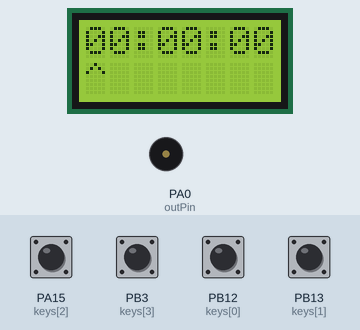
Simulated run of this sketch. Board: STM32 Blue Pill. On the bench: 8×2 character LCD, buzzer (waves = sounding). The test bench sets the inputs (shaded band); at power-on: PA15 (keys[2]), PB3 (keys[3]), PB12 (keys[0]), PB13 (keys[1]) LOW. What the sketch prints to the serial monitor is not drawn.

Above: at 1.2 s.
1.3 s: PB12 (keys[0]) pulled HIGH for 0.15 s
At 3.1 s:
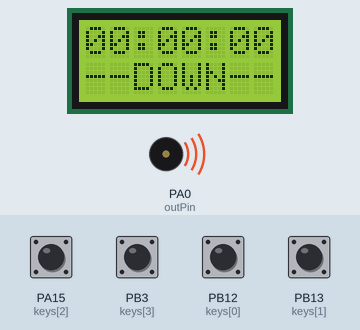
3.5 s: PB12 (keys[0]) pulled HIGH for 1 s
At 5.1 s:
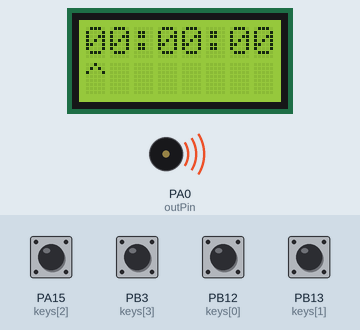
6.0 s: PA15 (keys[2]) pulled HIGH for 0.15 s
At 7.0 s:
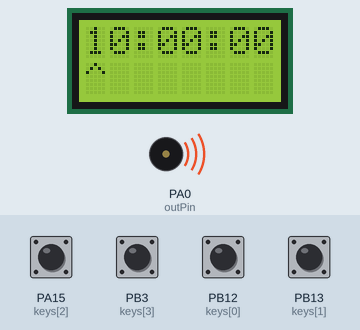
7.6 s: PB13 (keys[1]) pulled HIGH for 0.15 s
At 8.2 s:
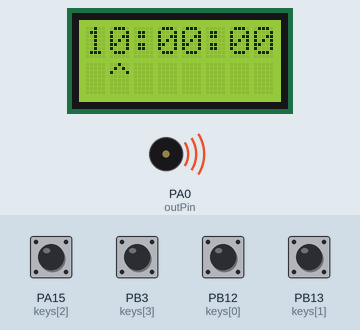
9.2 s: PB3 (keys[3]) pulled HIGH for 0.15 s
At 10.5 s:
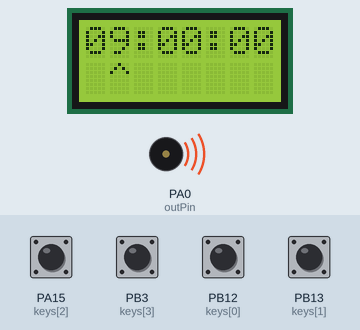
10.8 s: PB12 (keys[0]) pulled HIGH for 0.15 s
At 11.8 s:
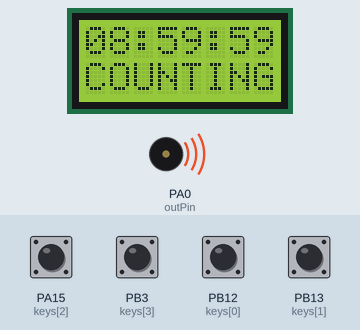
Timing chart, 0 to 13.8 s (numbered marks = the images above; inputs shaded):
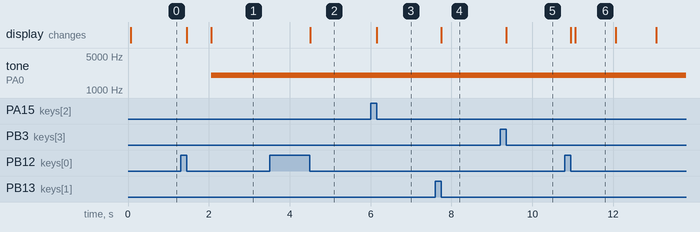

The sketch:

counter.ino
```cpp
#include <LiquidCrystal.h>

uint8_t keys[4] = {PB12, PB13, PA15, PB3};
uint8_t LCD_EN = PB10;
uint8_t LCD_RS = PB11;
uint8_t LCD_DB[8] = {PB1, PB0, PA7, PA6, PA5, PA4, PA3, PA2};
uint8_t outPin = PA0;

int8_t NumberSet[6] = {0, 0, 0, 0, 0, 0}; //hhmmss

uint8_t KeyDown[4] = {0, 0, 0, 0};

int8_t UI_CUR = 0;
uint8_t UI_CurPos[6] = {0, 1, 3, 4, 6, 7};

uint8_t allowout = 0;
uint8_t ison = 0;

uint8_t startCounter = 0;

LiquidCrystal lcd(LCD_RS, LCD_EN, LCD_DB[4], LCD_DB[5], LCD_DB[6], LCD_DB[7]);
HardwareTimer timer(1);

void Count();
void draw();
void oprAdd();
void oprSub();

void h1add();
void h2add();
void m1add();
void m2add();
void s1add();
void s2add();

uint8_t h1sub();
uint8_t h2sub();
uint8_t m1sub();
uint8_t m2sub();
uint8_t s1sub();
uint8_t s2sub();

uint8_t isZero();

void setup()
{
    // put your setup code here, to run once:
    Serial.begin(115200);
    lcd.begin(8, 2);
    for (uint8_t i = 0; i < 4; ++i)
        pinMode(keys[i], INPUT_PULLDOWN);

    timer.pause();
    timer.setPrescaleFactor(10000);
    timer.setOverflow(7200);
    timer.setChannel1Mode(TIMER_OUTPUT_COMPARE);
    timer.setCompare(TIMER_CH1, 7200);
    timer.attachCompare1Interrupt(Count);
    timer.refresh();
    timer.resume();
}

void loop()
{
    // put your main code here, to run repeatedly:
    for (uint8_t i = 0; i < 4; ++i)
    {
        if (digitalRead(keys[i]) == 1)
        {
            delay(10);
            if (digitalRead(keys[i]) == 1)
            {
                delay(10);
                while (digitalRead(keys[i]) == 1)
                    ;
                KeyDown[i] = 1;
                Serial.println(i);
            } //if
        }     //if
    }         //for

    if (KeyDown[0]) //start stop
    {

        if (startCounter && allowout)
        {
            allowout = 0;
        }
        startCounter = !startCounter;
    }

    else if (KeyDown[1]) //next
    {
        if (!startCounter)
        {
            UI_CUR++;
            UI_CUR = UI_CUR % 6;
        }
    }

    else if (KeyDown[2])
    { //up
        if (!startCounter)
        {
            oprAdd();
        }
    }

    else if (KeyDown[3])
    {
        if (!startCounter)
        {
            oprSub();
        }
    } //down

    for (uint8_t i = 0; i < 4; ++i)
        KeyDown[i] = 0;

    draw();
    if (allowout)
    {
        if (ison == 0)
        {
            tone(outPin, 2000);
            ison = 1;
        }
    }
    else
    {
        if (ison == 1)
        {
            noTone(outPin);
            ison = 0;
        }
    }
}

void Count()
{
    uint8_t zero = 0;
    if (startCounter)
    {
        s2sub();
        zero = isZero();
        if (zero == 1)
        {
            allowout = 1;
        }
    }
}
void draw()
{
    lcd.setCursor(2, 0);
    lcd.print(":");
    lcd.setCursor(5, 0);
    lcd.print(":");
    lcd.setCursor(0, 0);
    lcd.print(NumberSet[0]);
    lcd.print(NumberSet[1]);
    lcd.setCursor(3, 0);
    lcd.print(NumberSet[2]);
    lcd.print(NumberSet[3]);
    lcd.setCursor(6, 0);
    lcd.print(NumberSet[4]);
    lcd.print(NumberSet[5]);

    if (!startCounter)
    {
        switch (UI_CUR)
        {
        case 0:
            lcd.setCursor(0, 1);
            lcd.print("^       ");

            break;
        case 1:
            lcd.setCursor(0, 1);
            lcd.print(" ^      ");
            break;
        case 2:
            lcd.setCursor(0, 1);
            lcd.print("   ^    ");
            break;
        case 3:
            lcd.setCursor(0, 1);
            lcd.print("    ^   ");
            break;
        case 4:
            lcd.setCursor(0, 1);
            lcd.print("      ^ ");
            break;
        case 5:
            lcd.setCursor(0, 1);
            lcd.print("       ^");
            break;

        default:
            break;
        }
    } //!startCounter
    else
    {
        if (!allowout)
        {
            lcd.setCursor(0, 1);
            lcd.print("COUNTING");
        }
        else
        {
            lcd.setCursor(0, 1);
            lcd.print("--DOWN--");
        }
    }
}

void h1add()
{
    NumberSet[0]++;
    NumberSet[0] = NumberSet[0] % 10;
}
void h2add()
{
    NumberSet[1]++;
    if (NumberSet[1] >= 10)
    {
        NumberSet[1] = 0;
        h1add();
    }
}
void m1add()
{
    NumberSet[2]++;
    if (NumberSet[2] >= 6)
    {
        NumberSet[2] = 0;
        h2add();
    }
}
void m2add()
{
    NumberSet[3]++;
    if (NumberSet[3] >= 10)
    {
        NumberSet[3] = 0;
        m1add();
    }
}
void s1add()
{
    NumberSet[4]++;
    if (NumberSet[4] >= 6)
    {
        NumberSet[4] = 0;
        m2add();
    }
}
void s2add()
{
    NumberSet[5]++;
    if (NumberSet[5] >= 10)
    {
        NumberSet[5] = 0;
        s1add();
    }
}

uint8_t h1sub()
{
    if (NumberSet[0] == 0)
        return 0;
    NumberSet[0]--;
    if (NumberSet[0] < 0)
    {
        NumberSet[0] = 0;
    }
    return 1;
}
uint8_t h2sub()
{
    uint8_t temp = 1;
    if (NumberSet[1] == 0)
    {
        temp = h1sub();
    }
    if (temp == 0)
        return 0;
    NumberSet[1]--;
    if (NumberSet[1] < 0)
    {
        NumberSet[1] = 9;
    }
    return 1;
}
uint8_t m1sub()
{
    uint8_t temp = 1;
    if (NumberSet[2] == 0)
    {
        temp = h2sub();
    }
    if (temp == 0)
        return 0;
    NumberSet[2]--;
    if (NumberSet[2] < 0)
    {
        NumberSet[2] = 5;
    }
    return 1;
}
uint8_t m2sub()
{
    uint8_t temp = 1;
    if (NumberSet[3] == 0)
    {
        temp = m1sub();
    }
    if (temp == 0)
        return 0;
    NumberSet[3]--;
    if (NumberSet[3] < 0)
    {
        NumberSet[3] = 9;
    }
    return 1;
}
uint8_t s1sub()
{
    uint8_t temp = 1;
    if (NumberSet[4] == 0)
    {
        temp = m2sub();
    }
    if (temp == 0)
        return 0;
    NumberSet[4]--;
    if (NumberSet[4] < 0)
    {
        NumberSet[4] = 5;
    }
    return 1;
}

uint8_t s2sub()
{
    uint8_t temp = 1;
    if (NumberSet[5] == 0)
    {
        temp = s1sub();
    }
    if (temp == 0)
        return 0;
    NumberSet[5]--;
    if (NumberSet[5] < 0)
    {
        NumberSet[5] = 9;
    }
    return 1;
}

void oprAdd()
{
    switch (UI_CUR)
    {
    case 0: //h
        h1add();
        break;
    case 1: //h
        h2add();
        break;
    case 2: //m
        m1add();
        break;
    case 3: //m
        m2add();
        break;
    case 4: //s
        s1add();
        break;
    case 5: //s
        s2add();
        break;

    default:
        break;
    }
}
void oprSub()
{
    switch (UI_CUR)
    {
    case 0: //h
        h1sub();
        break;
    case 1: //h
        h2sub();
        break;
    case 2: //m
        m1sub();
        break;
    case 3: //m
        m2sub();
        break;
    case 4: //s
        s1sub();
        break;
    case 5: //s
        s2sub();
        break;

    default:
        break;
    }
}
uint8_t isZero()
{
    if (NumberSet[0] == 0)
        if (NumberSet[1] == 0)
            if (NumberSet[2] == 0)
                if (NumberSet[3] == 0)
                    if (NumberSet[4] == 0)
                        if (NumberSet[5] == 0)
                            return 1;
    return 0;
}
```

Measured:
- after the input at 1.3 s, tone on PA0 (outPin): silent → 2000 Hz after 0.76 s; the display: first changes after 0.15 s (image 1 shows a later state)
- after the input at 3.5 s, the display: changes after 1.0 s (image 2)
- after the input at 6.0 s, the display: changes after 0.15 s (image 3)
- after the input at 7.6 s, the display: changes after 0.15 s (image 4)
- after the input at 9.2 s, the display: changes after 0.15 s (image 5)
- after the input at 10.8 s, the display: first changes after 0.15 s (image 6 shows a later state)
- what the display in image 6 shows lasts 1.0 s, from 11.1 s to 12.1 s
